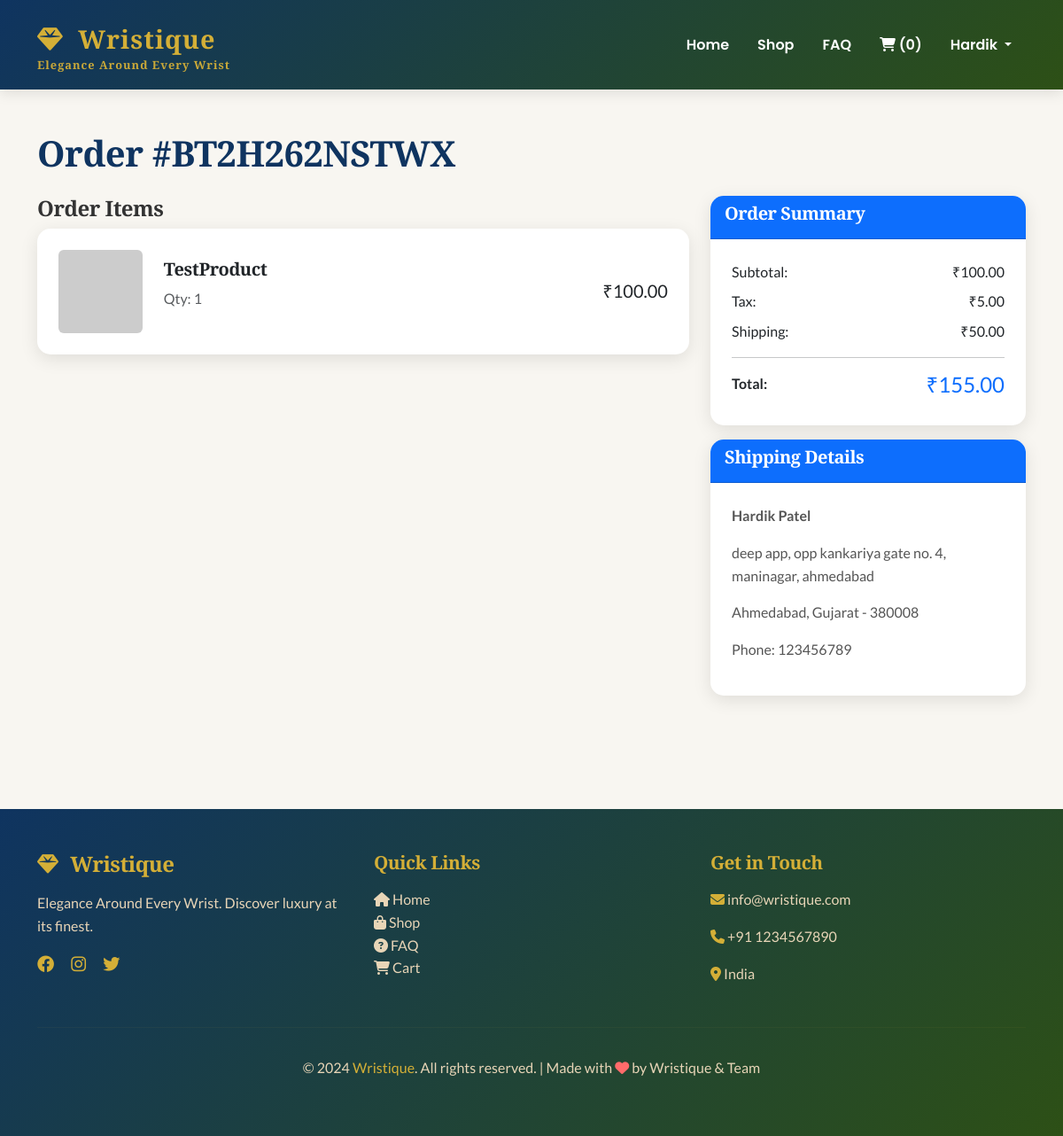
Page /order/BT2H262NSTWX/ (signed in) on the committed database.
### accounts/models.py (models this page shows, shortened)
class User(AbstractUser):
    email = models.EmailField(unique=True)
    phone = models.CharField(max_length=15, blank=True)
    is_verified = models.BooleanField(default=False)
    created_at = models.DateTimeField(auto_now_add=True)
    updated_at = models.DateTimeField(auto_now=True)
    USERNAME_FIELD = 'email'
    REQUIRED_FIELDS = ['username']

### store/models.py (models this page shows, shortened)
class Order(models.Model):
    STATUS_CHOICES = [
        ('pending', 'Pending'),
        ('processing', 'Processing'),
        ('shipped', 'Shipped'),
        ('delivered', 'Delivered'),
        ('cancelled', 'Cancelled'),
    ]
    user = models.ForeignKey('accounts.User', on_delete=models.CASCADE, related_name='orders')
    order_number = models.CharField(max_length=20, unique=True)
    shipping_name = models.CharField(max_length=100)
    shipping_phone = models.CharField(max_length=15)
    shipping_address = models.TextField()
    shipping_city = models.CharField(max_length=100)
    shipping_state = models.CharField(max_length=100)
    shipping_zipcode = models.CharField(max_length=10)
    subtotal = models.DecimalField(max_digits=10, decimal_places=2)
    tax = models.DecimalField(max_digits=10, decimal_places=2, default=0)
    shipping_cost = models.DecimalField(max_digits=10, decimal_places=2, default=0)
    total = models.DecimalField(max_digits=10, decimal_places=2)
    status = models.CharField(max_length=20, choices=STATUS_CHOICES, default='pending')
    payment_method = models.CharField(max_length=20, default='cod')
    is_paid = models.BooleanField(default=False)
    created_at = models.DateTimeField(auto_now_add=True)
    updated_at = models.DateTimeField(auto_now=True)

class OrderItem(models.Model):
    order = models.ForeignKey(Order, on_delete=models.CASCADE, related_name='items')
    product = models.ForeignKey(Product, on_delete=models.CASCADE)
    quantity = models.PositiveIntegerField(default=1)
    price = models.DecimalField(max_digits=10, decimal_places=2)
    @property
    def get_total(self):
        return self.price * self.quantity

class Product(models.Model):
    GENDER_CHOICES = [
        ('men', 'Men'),
        ('women', 'Women'),
        ('kids', 'Kids'),
        ('unisex', 'Unisex'),
    ]
    name = models.CharField(max_length=200)
    slug = models.SlugField(max_length=200, unique=True)
    sku = models.CharField(max_length=20, unique=True)
    description = models.TextField()
    category = models.ForeignKey(Category, on_delete=models.CASCADE, related_name='products')
    price = models.DecimalField(max_digits=10, decimal_places=2)
    discount_price = models.DecimalField(max_digits=10, decimal_places=2, blank=True, null=True)
    stock = models.PositiveIntegerField(default=0)
    gender = models.CharField(max_length=10, choices=GENDER_CHOICES, default='unisex')
    is_featured = models.BooleanField(default=False)
    is_new_arrival = models.BooleanField(default=False)
    is_best_seller = models.BooleanField(default=False)
    is_active = models.BooleanField(default=True)
    image = models.ImageField(upload_to='products/', blank=True, null=True)
    images = models.ManyToManyField('ProductImage', blank=True, related_name='product_images')
    created_at = models.DateTimeField(auto_now_add=True)
    updated_at = models.DateTimeField(auto_now=True)
    class Meta:
        ordering = ['-created_at']

### store/views.py (the view)
# urls.py: path('order/<str:order_number>/', views.order_detail, name='order_detail'),
@login_required
def order_detail(request, order_number):
    order = get_object_or_404(Order, order_number=order_number, user=request.user)
    items = order.items.all()
    context = {'order': order, 'items': items}
    return render(request, 'store/order_detail.html', context)

### templates/store/order_detail.html (shortened to what this page needs)
{% extends 'store/base.html' %}
{% block content %}
<div class="container py-5">
    <h2 class="mb-4">Order #{{ order.order_number }}</h2>
    <div class="row">
        <div class="col-md-8">
            <h4>Order Items</h4>
            {% for item in items %}
            <div class="card mb-3">
                <div class="card-body">
                    <div class="row align-items-center">
                        <div class="col-md-2">
                            {% if item.product.image %}
                            <img src="{{ item.product.image.url }}" class="img-fluid rounded">
                            {% else %}
                            <img src="https://via.placeholder.com/100" class="img-fluid rounded">
                            {% endif %}
                        </div>
                        <div class="col-md-6">
                            <h5>{{ item.product.name }}</h5>
                            <p class="text-muted">Qty: {{ item.quantity }}</p>
                        </div>
                        <div class="col-md-4 text-end">
                            <span class="h5">₹{{ item.get_total }}</span>
                        </div>
                    </div>
                </div>
            </div>
            {% endfor %}
        </div>
        <div class="col-md-4">
            <div class="card">
                <div class="card-header bg-primary text-white">
                    <h5>Order Summary</h5>
                </div>
                <div class="card-body">
                    <div class="d-flex justify-content-between mb-2">
                        <span>Subtotal:</span>
                        <span>₹{{ order.subtotal }}</span>
                    </div>
                    <div class="d-flex justify-content-between mb-2">
                        <span>Tax:</span>
                        <span>₹{{ order.tax }}</span>
                    </div>
                    <div class="d-flex justify-content-between mb-2">
                        <span>Shipping:</span>
                        <span>₹{{ order.shipping_cost }}</span>
                    </div>
                    <hr>
                    <div class="d-flex justify-content-between">
                        <strong>Total:</strong>
                        <strong class="text-primary h4">₹{{ order.total }}</strong>
                    </div>
                </div>
            </div>
            <div class="card mt-3">
                <div class="card-header bg-primary text-white">
                    <h5>Shipping Details</h5>
                </div>
                <div class="card-body">
                    <p><strong>{{ order.shipping_name }}</strong></p>
                    <p>{{ order.shipping_address }}</p>
                    <p>{{ order.shipping_city }}, {{ order.shipping_state }} - {{ order.shipping_zipcode }}</p>
                    <p>Phone: {{ order.shipping_phone }}</p>
                </div>
            </div>
        </div>
    </div>
</div>
{% endblock %}

### templates/store/base.html (shortened to what this page needs)
<!DOCTYPE html>
<html lang="en">
<head>
    <link href="https://cdn.jsdelivr.net/npm/bootstrap@5.3.0/dist/css/bootstrap.min.css" rel="stylesheet">
    <link rel="stylesheet" href="https://cdnjs.cloudflare.com/ajax/libs/font-awesome/6.4.0/css/all.min.css">
    <link rel="stylesheet" href="/static/css/style.css">
</head>
<body>
    <nav class="navbar navbar-expand-lg navbar-dark bg-dark">
        <div class="container">
            <a class="navbar-brand d-flex flex-column" href="{% url 'store:home' %}">
                <span><i class="fas fa-gem"></i> Wristique</span>
                <small class="brand-tagline" style="font-size: 0.8rem; line-height: 1;">Elegance Around Every Wrist</small>
            </a>
            <div class="collapse navbar-collapse" id="navbarNav">
                <ul class="navbar-nav ms-auto">
                    <li class="nav-item">
                        <a class="nav-link" href="{% url 'store:home' %}">Home</a>
                    </li>
                    <li class="nav-item">
                        <a class="nav-link" href="{% url 'store:shop' %}">Shop</a>
                    </li>
                    <li class="nav-item">
                        <a class="nav-link" href="{% url 'store:faq' %}">FAQ</a>
                    </li>
                    <li class="nav-item">
                        <a class="nav-link" href="{% url 'store:cart' %}">
                            <i class="fas fa-shopping-cart"></i>
                            {% if request.user.is_authenticated %}
                                ({{ request.user.cart_set.count }})
                            {% else %}
                                (0)
                            {% endif %}
                        </a>
                    </li>
                    {% if request.user.is_authenticated %}
                        <li class="nav-item dropdown">
                            <a class="nav-link dropdown-toggle" href="#" role="button" data-bs-toggle="dropdown">
                                {{ request.user.username }}
                            </a>
                        </li>
                    {% else %}
                        <li class="nav-item">
                            <a class="nav-link" href="{% url 'accounts:login' %}">Login</a>
                        </li>
                    {% endif %}
                </ul>
            </div>
        </div>
    </nav>
    {% block content %}{% endblock %}
    <footer class="py-5" style="background: linear-gradient(135deg, #0F3460 0%, #2D5016 100%); color: white; margin-top: 5rem;">
        <div class="container">
            <div class="row g-4">
                <div class="col-md-4">
                    <h5 style="color: #D4AF37; font-family: 'Playfair Display', serif; font-size: 1.5rem; margin-bottom: 1rem;">
                        <i class="fas fa-gem" style="margin-right: 0.5rem;"></i> Wristique
                    </h5>
                    <p style="color: #E8D5B7;">Elegance Around Every Wrist. Discover luxury at its finest.</p>
                    <div style="margin-top: 1rem;">
                        <a href="#" style="color: #D4AF37; margin-right: 1rem; font-size: 1.2rem;"><i class="fab fa-facebook"></i></a>
                        <a href="#" style="color: #D4AF37; margin-right: 1rem; font-size: 1.2rem;"><i class="fab fa-instagram"></i></a>
                        <a href="#" style="color: #D4AF37; font-size: 1.2rem;"><i class="fab fa-twitter"></i></a>
                    </div>
                </div>
                <div class="col-md-4">
                    <h5 style="color: #D4AF37; font-family: 'Playfair Display', serif; margin-bottom: 1rem;">Quick Links</h5>
                    <ul class="list-unstyled">
                        <li><a href="{% url 'store:home' %}" style="color: #E8D5B7; text-decoration: none; transition: all 0.3s;"><i class="fas fa-home"></i> Home</a></li>
                        <li><a href="{% url 'store:shop' %}" style="color: #E8D5B7; text-decoration: none; transition: all 0.3s;"><i class="fas fa-shopping-bag"></i> Shop</a></li>
                        <li><a href="{% url 'store:faq' %}" style="color: #E8D5B7; text-decoration: none; transition: all 0.3s;"><i class="fas fa-question-circle"></i> FAQ</a></li>
                        <li><a href="{% url 'store:cart' %}" style="color: #E8D5B7; text-decoration: none; transition: all 0.3s;"><i class="fas fa-shopping-cart"></i> Cart</a></li>
                    </ul>
                </div>
                <div class="col-md-4">
                    <h5 style="color: #D4AF37; font-family: 'Playfair Display', serif; margin-bottom: 1rem;">Get in Touch</h5>
                    <p style="color: #E8D5B7;"><i class="fas fa-envelope" style="color: #D4AF37;"></i> info@wristique.com</p>
                    <p style="color: #E8D5B7;"><i class="fas fa-phone" style="color: #D4AF37;"></i> +91 1234567890</p>
                    <p style="color: #E8D5B7;"><i class="fas fa-map-marker-alt" style="color: #D4AF37;"></i> India</p>
                </div>
            </div>
            <hr style="border-color: rgba(212, 175, 55, 0.2); margin: 2rem 0;">
            <p class="text-center" style="color: #E8D5B7;">
                &copy; 2024 <span style="color: #D4AF37;">Wristique</span>. All rights reserved. | Made with <i class="fas fa-heart" style="color: #FF6B6B;"></i> by Wristique &amp; Team
            </p>
        </div>
    </footer>
</body>
</html>

### static/css/style.css (style rules this page uses)
:root { --primary-gold: #D4AF37; --primary-emerald: #2D5016; --primary-sapphire: #0F3460; --primary-rose: #C1666B; --secondary-gold: #E8D5B7; --light-bg: #F8F6F1; --dark-bg: #1A1A1A; --accent-coral: #FF6B6B; --accent-teal: #4ECDC4; }
* { margin: 0; padding: 0; box-sizing: border-box; }
html, body { height: 100%; }
body { font-family: 'Lato', sans-serif; background-color: var(--light-bg); color: #333; line-height: 1.6; }
h1, h2, h3, h4, h5 { font-family: 'Playfair Display', serif; font-weight: 700; letter-spacing: -0.5px; }
h2 { font-size: 2.5rem; color: var(--primary-sapphire); margin-bottom: 2rem; }
p { font-family: 'Lato', sans-serif; font-size: 1rem; color: #555; }
.navbar { background: linear-gradient(135deg, var(--primary-sapphire) 0%, var(--primary-emerald) 100%) !important; box-shadow: 0 4px 15px rgba(0,0,0,0.1); padding: 1rem 0; }
.navbar-brand { font-family: 'Playfair Display', serif; font-weight: 900; font-size: 1.8rem; color: var(--primary-gold) !important; letter-spacing: 1px; }
.navbar-brand i { margin-right: 0.5rem; }
.navbar-brand .brand-tagline { color: var(--primary-gold) !important; font-weight: 600; opacity: 0.95; }
.nav-link { font-weight: 600; color: white !important; margin: 0 0.5rem; transition: all 0.3s ease; font-family: 'Poppins', sans-serif; }
.card { border: none; border-radius: 15px; overflow: hidden; box-shadow: 0 5px 20px rgba(0,0,0,0.1); transition: all 0.4s cubic-bezier(0.23, 1, 0.320, 1); background: white; position: relative; }
.card::before { content: ''; position: absolute; top: 0; left: -100%; width: 100%; height: 100%; background: linear-gradient(90deg, transparent, rgba(255,255,255,0.2), transparent); transition: left 0.5s ease; }
.card-body { padding: 1.5rem; }
footer { background: linear-gradient(135deg, var(--primary-sapphire) 0%, var(--primary-emerald) 100%); color: white; margin-top: 5rem; }
footer h5 { font-family: 'Playfair Display', serif; color: var(--primary-gold); margin-bottom: 1.5rem; font-size: 1.3rem; }
footer a { color: var(--secondary-gold); transition: all 0.3s ease; }
footer p { color: var(--secondary-gold); }

### rows in the picture
User: user.cart_set.count "0", user.username "Hardik"
Order: order_number "BT2H262NSTWX", subtotal "100.00", tax "5.00", shipping_cost "50.00", total "155.00", shipping_name "Hardik Patel", shipping_address "deep app, opp kankariya gate no. 4, maninagar, ahmedabad", shipping_city "Ahmedabad", shipping_state "Gujarat", shipping_zipcode "380008", shipping_phone "123456789"
OrderItem: product.name "TestProduct", quantity "1", get_total "100.00"
